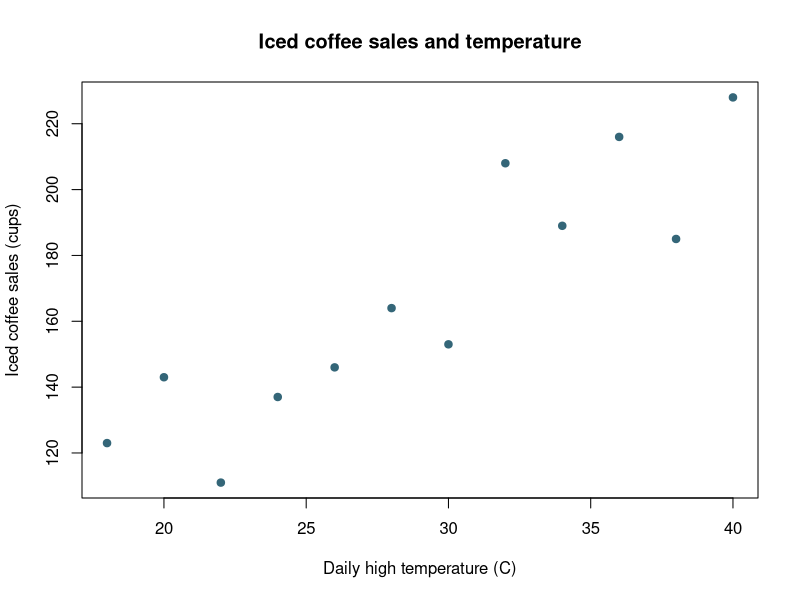

This figure's R source:
## ---- chunk 1
knitr::opts_chunk$set(
  echo = TRUE,
  message = FALSE,
  warning = FALSE,
  comment = "",
  collapse = TRUE,
  fig.align = "center",
  fig.width = 6.5,
  fig.height = 4,
  fig.retina = 2
)
## ---- chunk 2
# Daily high temperature in degrees Celsius.
temp <- c(18, 20, 22, 24, 26, 28, 30, 32, 34, 36, 38, 40)

# Iced coffee sales in cups.
sales <- c(123, 143, 111, 137, 146, 164, 153, 208, 189, 216, 185, 228)

# Plot the data with temperature on the horizontal axis.
plot(
  temp,
  sales,
  xlab = "Daily high temperature (C)",
  ylab = "Iced coffee sales (cups)",
  main = "Iced coffee sales and temperature",
  pch = 19,
  col = "#346678"
)
